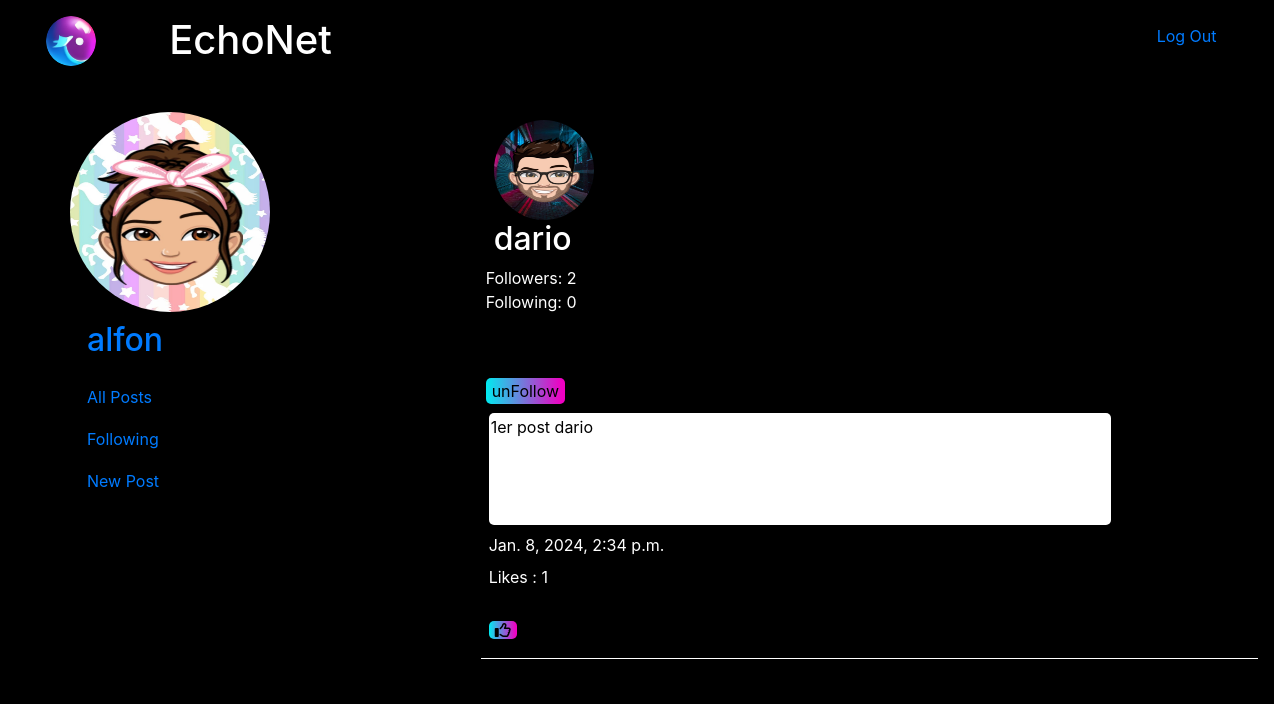
/profile/dario (signed in), run on the app's committed database.
### network/models.py (models this page shows, shortened)
class User(AbstractUser):
    profile_image = models.ImageField(upload_to='profile_images', null=True, blank=True,default=None)
    first_name = models.CharField(max_length=50)
    last_name = models.CharField(max_length=50)
    username = models.CharField(max_length=50,unique=True,)
    email = models.EmailField(max_length=50,unique=True,)
    country = models.CharField(max_length= 50,default="")
    phone_number = models.CharField(max_length=50,default="",verbose_name='Phone Number')

class Post(models.Model):
    post = models.TextField(max_length=500)
    date = models.DateTimeField(auto_now_add = True)
    user = models.ForeignKey(User,on_delete=models.CASCADE,blank=False,null=False,related_name='userPost')
    like = models.IntegerField(default=0,  validators=[MinValueValidator(0)])

### network/views.py (the view)
# urls.py: path("profile/<str:userConected>", views.profile, name= "profile"),
def profile(request,userConected):
    userProfile= User.objects.get(username=userConected)
    posts = Post.objects.filter(user=userProfile).order_by("id").reverse()
    paginator = Paginator(posts, 10)
    pageNumber = request.GET.get('page')
    postInPage = paginator.get_page(pageNumber)
    following = Followers.objects.filter(userFollowed= userProfile.id)
    followers = Followers.objects.filter(userWhoFollows = userProfile.id)
    isFollower = False
    if request.user.is_authenticated:
        isFollower = followers.filter(userFollowed=  request.user)
    return render(request, "network/profile.html",{
        "currentUser":request.user,
        "postInPage":postInPage,
        "userProfile": userProfile,
        "following": following,
        "followers":followers,
        "isFollower":isFollower
    })

### network/templates/network/profile.html (shortened to what this page needs)
{% extends "network/layout.html" %}
{% load static %}
{% block body %}
    <div class="">
        <div class="row mx-3">
            <div class=" col-4">
                <div class=" col-12  m-2">
                    {% if userProfile != request.user %}
                    <img src="{{userProfile.profile_image.url }}" alt="" width="100" height="100">
                    {% endif %}
                    <h2>{{userProfile.username}}</h2>
                </div>
                <div class=" col-12">
                    Followers: {{followers.count}}
                </div>
                <div class=" col-12 ">
                    Following: {{following.count}}
                </div>
                <div class="mt-5">
                    {% if user.is_authenticated %}
                        {% if userProfile != user %}
                            {% if isFollower.count != 0 %}
                                <form class=" col-12" action="{% url 'unfollow' %}" method="post">
                                    <input type="submit" value="unFollow">
                                </form>
                            {% else%}
                                <form class=" col-12 " action="{% url 'follow' %}" method="post">
                                    {% csrf_token %}
                                    <input type="hidden" name="userFollow" value="{{userProfile.username}}">
                                    <input type="submit" value="follow">
                                </form>
                            {% endif %}
                        {% endif %}
                    {% endif %}
                </div>
            </div>
        </div>
    </div>
    {% for post in postInPage %}
        <ul>
            <li>
                <div id="postContent_{{post.id}}" class="post m-2">
                    {{post.post}}
                </div>
                <div class="m-2">
                    {{post.date}}
                </div>
                <div class="m-2">
                    <p id="totalLikes_{{post.id}}">Likes : {{post.like}}</p>
                </div>
                <div class="m-2">
                    {% if user.is_authenticated %}
                        {% if post.user != currentUser%}
                            {% if post.id in whoYouLiked%}
                                <button class="fa-regular fa-thumbs-down" id="like_{{post.id}}" onclick="likeUnlike('{{post.id}}', '{{whoYouLiked}}')" data-post-id="1" data-liked="false"></button>
                            {% else %}
                                <button class="fa-regular fa-thumbs-up" data-post-id="1" id="like_{{post.id}}" onclick="likeUnlike('{{post.id}}', '{{whoYouLiked}}')" data-liked="false"></button>
                            {% endif %}
                        {% endif %}
                    {% endif %}
                </div >
                <hr>
            </li>
        </ul>
    {% endfor %}
{% endblock %}

### network/templates/network/layout.html (shortened to what this page needs)
{% load static %}
<!DOCTYPE html>
<html lang="en">
    <head>
        <link rel="stylesheet" href="https://stackpath.bootstrapcdn.com/bootstrap/4.4.1/css/bootstrap.min.css"
>
        <link href="{% static 'network/styles.css' %}" rel="stylesheet">
        <link href="{% static 'fontawesomefree/css/fontawesome.css' %}" rel="stylesheet" type="text/css">
        <link href="{% static 'fontawesomefree/css/brands.css' %}" rel="stylesheet" type="text/css">
        <link href="{% static 'fontawesomefree/css/solid.css' %}" rel="stylesheet" type="text/css">
    </head>
    <body>
        <div>
            <div class="logo d-flex mb-4">
                <div class=" col-1 m-3 text-right">
                    <a class="col-12" href="{% url 'index' %}">
                        <img src="{% static 'network/images/LogoRedondo.png' %}" width="50rem" />
                    </a>
                </div>
                <div class="col-9 d-flex  m-3">
                    <h1 class="">EchoNet</h1>
                </div>
                {% if user.is_authenticated %}
                <div class="col-2 ">
                    <a class="nav-link mt-3" href="{% url 'logout' %}">Log Out</a>
                </div>
                {% endif %}
            </div>
            <div class="body d-flex">
                <div class="col-4">
                    <nav class="col-12 ">
                        <ul class="  ">
                            {% if user.is_authenticated %}
                            <div >
                                    {% if user.profile_image %}
                                    <img src="{{user.profile_image.url }}" alt="" width="200" height="200">
                                    {% endif %}
                            </div>
                            <li class="nav-item">
                                <a class="nav-link" href=" {% url 'profile' userConected=user.username %}"><strong>
                                    <h2>{{user.username }}</h2></strong></a>
                            </li>
                            {% endif %}
                            <li class="nav-item ">
                                <a class="nav-link " href="{% url 'index' %}">All Posts</a>
                            </li>
                            {% if user.is_authenticated %}
                            <li class="nav-item">
                                <a class="nav-link" href="{% url 'following' %}">Following</a>
                            </li>
                            <li class="nav-item">
                                <a class="nav-link" href="{% url 'newPost' %}">New Post</a>
                            </li>
                            {% endif %}
                        </ul>
                    </nav>
                </div>
                <div class="block col-8  ">
                    {% block body %}
                    {% endblock %}
                </div>
            </div>
        </div>
    </body>
</html>

### network/static/network/styles.css (style rules this page uses)
li { border: 1px solid black; list-style: none; }
.post { background-color: white ; }
button,input,.page-link { border-radius: 5px; border: none; background: linear-gradient(90deg, rgba(218,76,76,1) 0%, rgba(0,235,240,1) 0%, rgba(240,0,194,1) 96%); -webkit-border-radius: 5px; -moz-border-radius: 5px; -ms-border-radius: 5px; -o-border-radius: 5px; margin-top: 1rem; color: black; }
body { background: #000; color: white; }
.post { border-radius: 5px; padding: 2px; width: 80%; height: 7rem; color: black; -webkit-border-radius: 5px; -moz-border-radius: 5px; -ms-border-radius: 5px; -o-border-radius: 5px; }
hr { color: white; border-color: white; border-width: 1px; }
img { border-radius: 50%; -webkit-border-radius: 50%; -moz-border-radius: 50%; -ms-border-radius: 50%; -o-border-radius: 50%; }

### data on the page
User: profile_image (picture), username "alfon"
User: profile_image (picture), username "dario"
Post: post "1er post dario", date "Jan. 8, 2024, 2:34 p.m.", like "1"

### other printed values
{{ followers.count }} "2"
{{ following.count }} "0"
